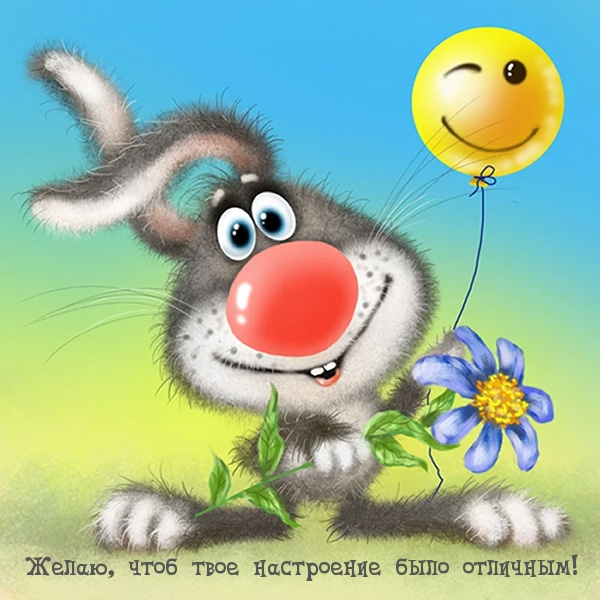
#> input picture data/raw/formulas/img.png, 600 x 600 px; its folder holds only this picture in this run
$ python preprocess.py
#> lines starting #> are read from the running program, lines starting #| are printed output that depends on the picture; after the words box and inside, x2 and y2 are one past the last pixel; in counts of white or black regions, pixels touching at a corner belong together
import numpy as np
import argparse
from pathlib import Path

import cv2 as c


PROJECT_ROOT = Path(__file__).resolve().parents[1]
DEFAULT_INPUT_DIR = PROJECT_ROOT / "data" / "raw" / "formulas"
DEFAULT_OUTPUT_DIR = PROJECT_ROOT / "data" / "interim" / "preprocessed"
IMAGE_EXTENSIONS = {".png", ".jpg", ".jpeg"}


def imwrite_unicode(path: Path, image: np.ndarray):
    """Сохраняет изображение с поддержкой кириллических путей"""
    # Кодируем изображение в байты PNG
    success, encoded = c.imencode('.png', image)
    if success:
        # Записываем байты в файл (Path.write_bytes работает с Unicode)
        path.write_bytes(encoded.tobytes())
        return True
    return False


def preprocess_image(input_path: Path, save_steps_dir: Path | None = None):
    # Читаем файл через numpy в обход проблемы с кириллицей
    with open(str(input_path), 'rb') as f:
        file_bytes = np.asarray(bytearray(f.read()), dtype=np.uint8)
        image = c.imdecode(file_bytes, c.IMREAD_COLOR)
#> image is the input picture: shape (600, 600, 3); mean B, G, R 157.6, 185.3, 154.5

    if image is None:
        raise ValueError(f"Ошибка чтения изображения: {input_path}")

    gray = c.cvtColor(image, c.COLOR_BGR2GRAY)
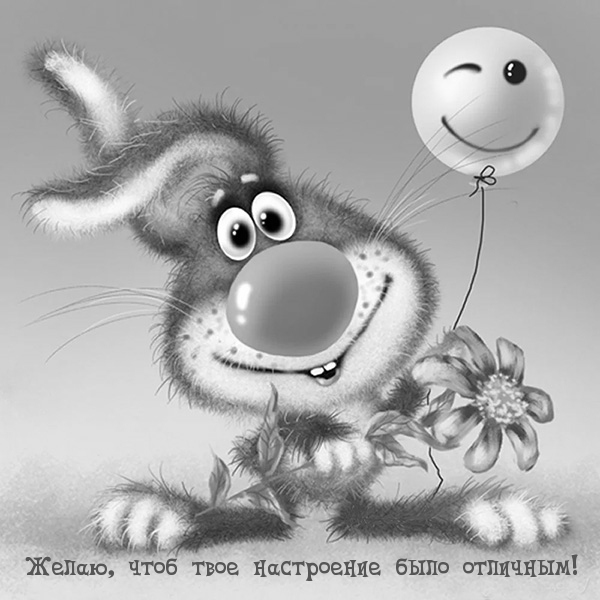
#> gray: shape (600, 600); min 0, max 255, mean 173

    binary = c.adaptiveThreshold(
        gray,
        255,
        c.ADAPTIVE_THRESH_GAUSSIAN_C,
        c.THRESH_BINARY,
        31,
        8,
    )
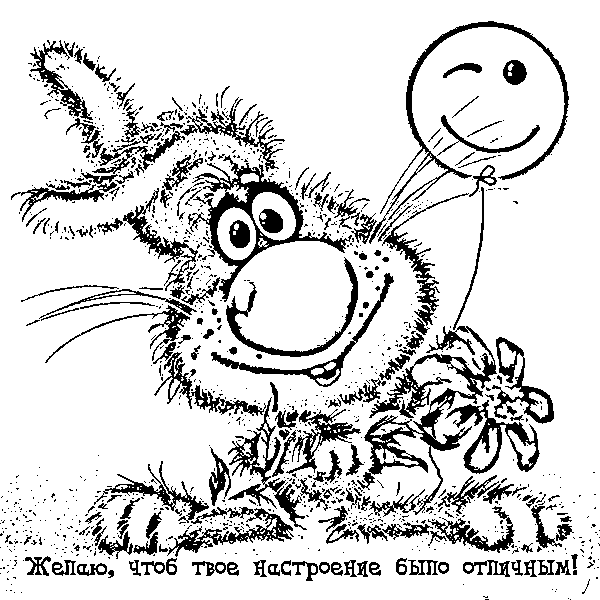
#> binary: shape (600, 600); 84.2% white; 1202 black regions (1002 under 20 px), largest, box (x1, y1, x2, y2) and area: (357, 326, 497, 515) 5131, (190, 155, 352, 302) 3722, (369, 21, 569, 244) 2791

    if save_steps_dir is not None:
        save_steps_dir.mkdir(parents=True, exist_ok=True)
        imwrite_unicode(save_steps_dir / f"{input_path.stem}_gray.png", gray)
        imwrite_unicode(save_steps_dir / f"{input_path.stem}_binary.png", binary)
        imwrite_unicode(save_steps_dir / f"{input_path.stem}_binary_inverted.png", 255 - binary)

    return binary


def preprocess_folder(input_dir: Path, output_dir: Path, save_steps: bool = False):
    output_dir.mkdir(parents=True, exist_ok=True)
    steps_dir = output_dir / "steps" if save_steps else None

    processed_count = 0

    for image_path in sorted(input_dir.iterdir()):
        if image_path.suffix.lower() not in IMAGE_EXTENSIONS:
            continue

        processed = preprocess_image(image_path, save_steps_dir=steps_dir)

        output_path = output_dir / f"{image_path.stem}_preprocessed.png"
        imwrite_unicode(output_path, processed)
        processed_count += 1

        print(f"Saved: {output_path}")

    if processed_count == 0:
        print(f"Картинок в папке {input_dir} нет :D")


def main():
    parser = argparse.ArgumentParser()

    parser.add_argument("--input", type=Path, default=DEFAULT_INPUT_DIR)
    parser.add_argument("--output", type=Path, default=DEFAULT_OUTPUT_DIR)
    parser.add_argument("--save-steps", action="store_true")

    args = parser.parse_args()

    preprocess_folder(
        input_dir=args.input,
        output_dir=args.output,
        save_steps=args.save_steps,
    )


if __name__ == "__main__":
    main()
